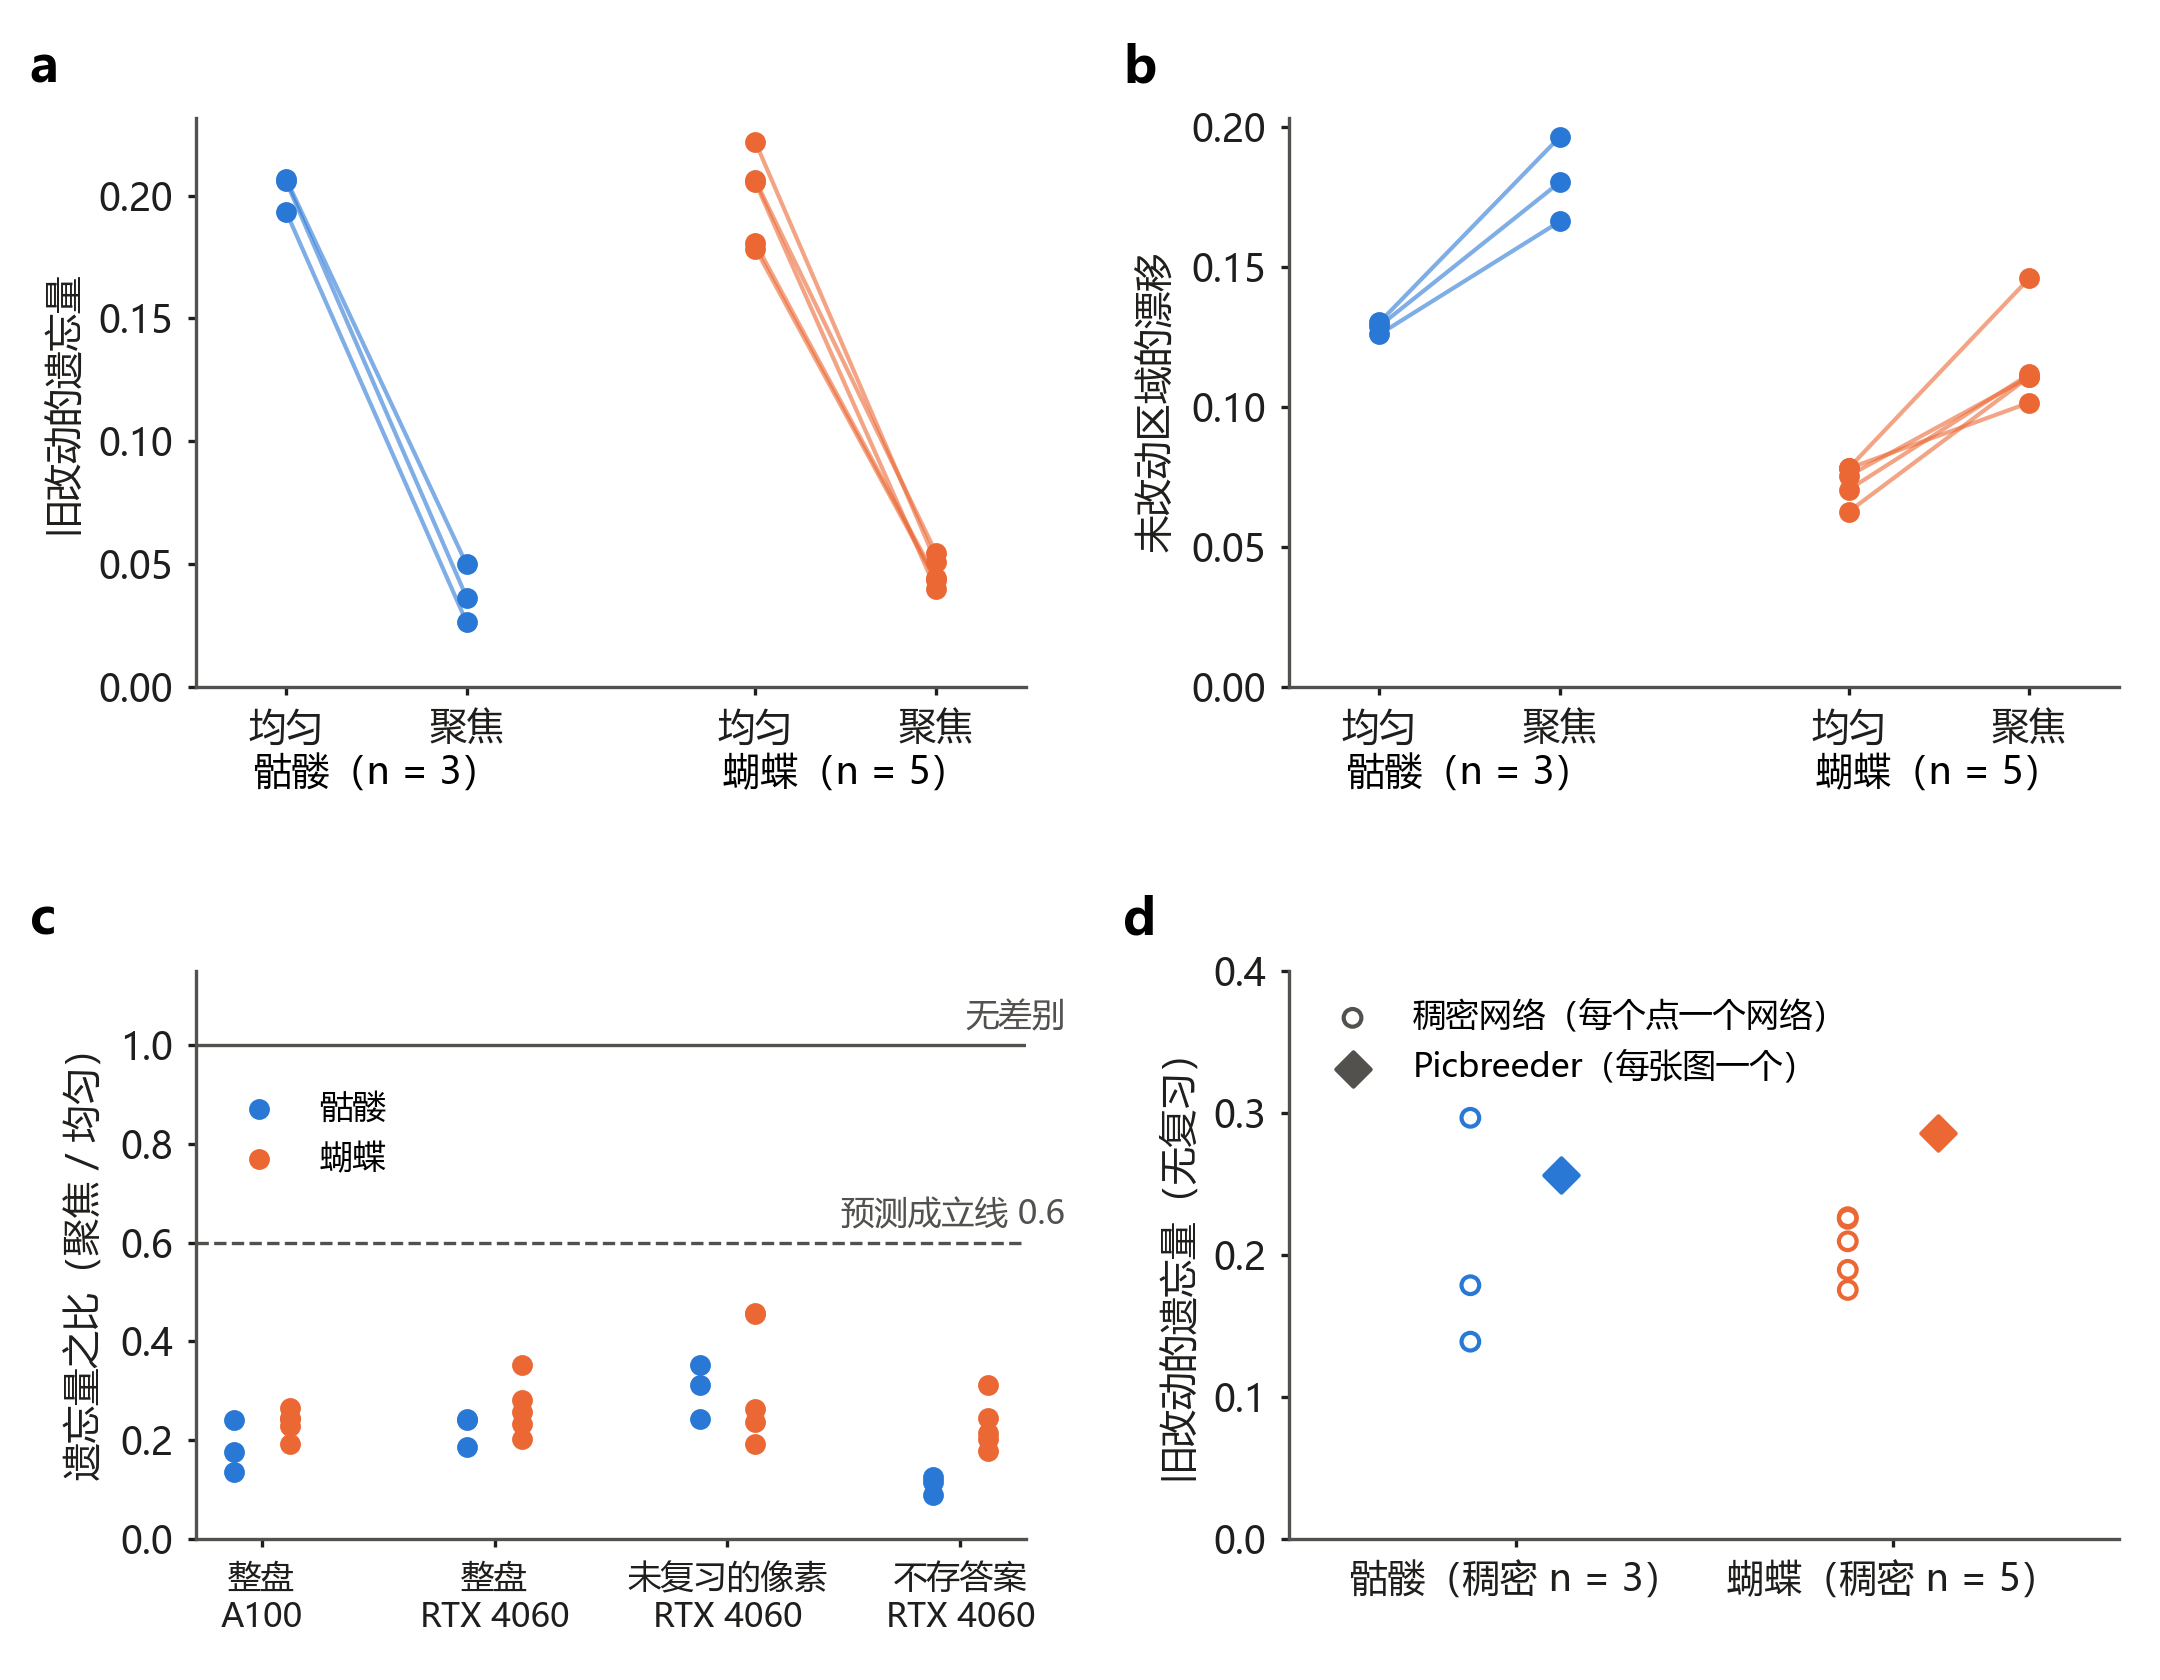

Recreate this plot in Python.
"""One summary figure of the reportable results, one point per network. Run: python summary_figure.py"""
import json
import os
import statistics as st

import matplotlib
matplotlib.use('Agg')
import matplotlib.pyplot as plt

HERE = os.path.dirname(os.path.abspath(__file__))
ROOT = os.path.join(HERE, '..')
INK, MUTED, GRID, GREY = '#1f1e1c', '#52514e', '#e4e3df', '#a3a19b'
TASKS = [('skull', '骷髅', '#2a78d6'), ('butterfly', '蝴蝶', '#eb6834')]
plt.rcParams.update({'font.sans-serif': ['Microsoft YaHei', 'DejaVu Sans'], 'axes.unicode_minus': False, 'font.size': 9,
                     'axes.spines.top': False, 'axes.spines.right': False, 'axes.edgecolor': MUTED, 'axes.labelcolor': INK,
                     'xtick.color': INK, 'ytick.color': INK, 'pdf.fonttype': 42, 'figure.facecolor': 'white', 'savefig.facecolor': 'white'})
U, F, FS = 'replay0.05', 'G0_r0.05_focus0.5', 'G0_r0.05_focus0.5_snapshot'


def rows(folder):
    with open(os.path.join(ROOT, folder, 'cppn_continual_db.jsonl'), encoding='utf-8') as f:
        return [json.loads(line) for line in f]


def per_net(table, group, task, key):
    """Median of a metric for each network, keyed by its seed."""
    seeds = sorted({r['seed'] for r in table if r['group'] == group and r['task'] == task})
    return {s: st.median(r[key] for r in table if r['group'] == group and r['task'] == task and r['seed'] == s and r.get(key) is not None)
            for s in seeds}


def paired(ax, table, key, ylabel):
    for t, (task, label, color) in enumerate(TASKS):
        a, b = per_net(table, U, task, key), per_net(table, F, task, key)
        x0, x1 = t * 2.6, t * 2.6 + 1
        for s in a:
            ax.plot([x0, x1], [a[s], b[s]], color=color, lw=1, alpha=0.6)
            ax.scatter([x0, x1], [a[s], b[s]], s=16, color=color, zorder=3)
        ax.text((x0 + x1) / 2, -0.17, f'{label}（n = {len(a)}）', transform=ax.get_xaxis_transform(), ha='center', fontsize=9)
    ax.set_xticks([0, 1, 2.6, 3.6], ['均匀', '聚焦'] * 2)
    ax.set_xlim(-0.5, 4.1)
    ax.set_ylim(bottom=0)
    ax.set_ylabel(ylabel)
    ax.tick_params(length=2)


fig, axes = plt.subplots(2, 2, figsize=(7.2, 5.6))
q2, q3, q4 = rows('kbloop_q2'), rows('kbloop_q3'), rows('kbloop_q4')

paired(axes[0, 0], q2, 'forget', '旧改动的遗忘量')
paired(axes[0, 1], q2, 'background', '未改动区域的漂移')

ax = axes[1, 0]
checks = [('整盘\nA100', q2, F, 'forget'), ('整盘\nRTX 4060', q4, F, 'forget'), ('未复习的像素\nRTX 4060', q4, F, 'forget_held'),
          ('不存答案\nRTX 4060', q4, FS, 'forget')]
for i, (name, table, group, key) in enumerate(checks):
    for t, (task, label, color) in enumerate(TASKS):
        a, b = per_net(table, U, task, key), per_net(table, group, task, key)
        ys = [b[s] / a[s] for s in a]
        ax.scatter([i + (t - 0.5) * 0.24] * len(ys), ys, s=16, color=color, zorder=3, label=label if i == 0 else None)
ax.axhline(1, color=MUTED, lw=0.8)
ax.axhline(0.6, color=MUTED, lw=0.8, ls='--')
ax.text(3.45, 1.02, '无差别', ha='right', va='bottom', fontsize=8, color=MUTED)
ax.text(3.45, 0.62, '预测成立线 0.6', ha='right', va='bottom', fontsize=8, color=MUTED)
ax.set_xticks(range(len(checks)), [c[0] for c in checks], fontsize=8)
ax.set_ylim(0, 1.15)
ax.set_ylabel('遗忘量之比（聚焦 / 均匀）')
ax.legend(frameon=False, fontsize=8, loc='upper left', bbox_to_anchor=(0.0, 0.84))
ax.tick_params(length=2)

ax = axes[1, 1]
for t, (task, label, color) in enumerate(TASKS):
    dense = per_net(q3, 'replay0', task, 'forget')
    pb = per_net(q3, 'PBd_r0', task, 'forget')
    ax.scatter([t - 0.12] * len(dense), list(dense.values()), s=18, facecolors='none', edgecolors=color, zorder=3)
    ax.scatter([t + 0.12], list(pb.values()), s=34, marker='D', color=color, zorder=3)
ax.scatter([], [], s=18, facecolors='none', edgecolors=MUTED, label='稠密网络（每个点一个网络）')
ax.scatter([], [], s=34, marker='D', color=MUTED, label='Picbreeder（每张图一个）')
ax.set_xticks(range(2), [f'{x[1]}（稠密 n = {len(per_net(q3, "replay0", x[0], "forget"))}）' for x in TASKS])
ax.set_xlim(-0.6, 1.6)
ax.set_ylim(0, 0.4)
ax.set_ylabel('旧改动的遗忘量（无复习）')
ax.legend(frameon=False, fontsize=8, loc='upper left')
ax.tick_params(length=2)

for ax, letter in zip(axes.flat, 'abcd'):
    ax.text(-0.2, 1.04, letter, transform=ax.transAxes, fontsize=12, fontweight='bold', va='bottom')
fig.tight_layout(h_pad=2.6, w_pad=2.0)
fig.savefig(os.path.join(HERE, 'summary_figure.png'), dpi=300)
fig.savefig(os.path.join(HERE, 'summary_figure.pdf'))
for name, table in (('q2', q2), ('q3', q3), ('q4', q4)):
    print(name, {t: {g: len(per_net(table, g, t, 'forget')) for g in (U, F, FS, 'replay0', 'PBd_r0')} for t, _, _ in TASKS})
